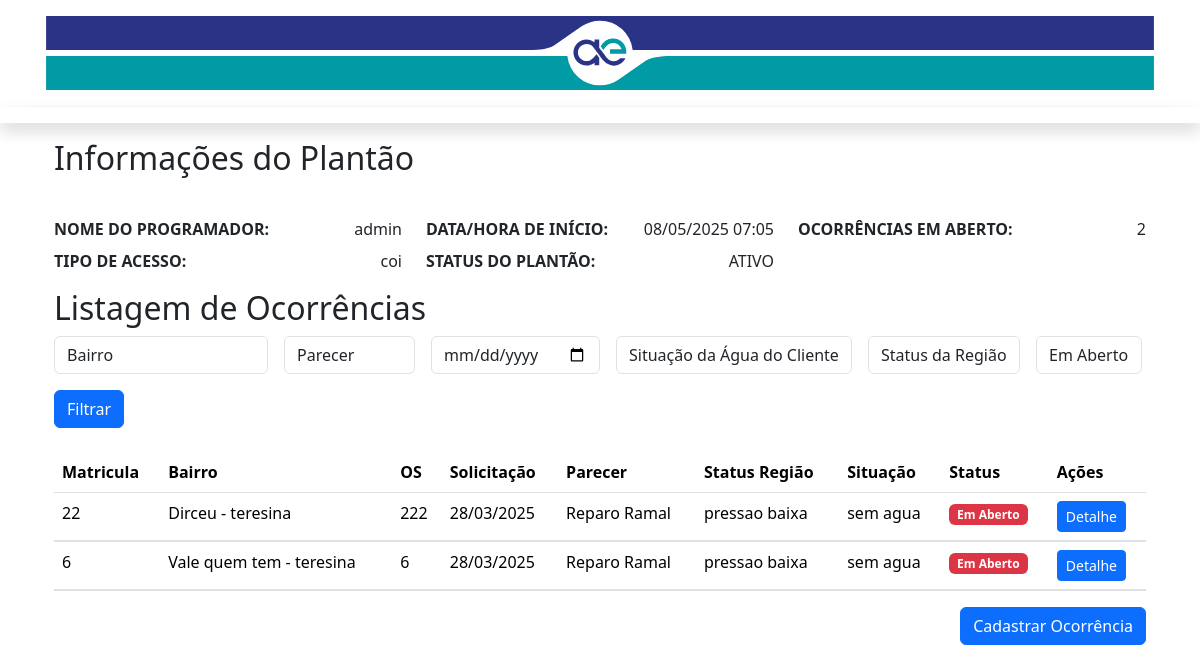
The app's page / (signed in), older data.
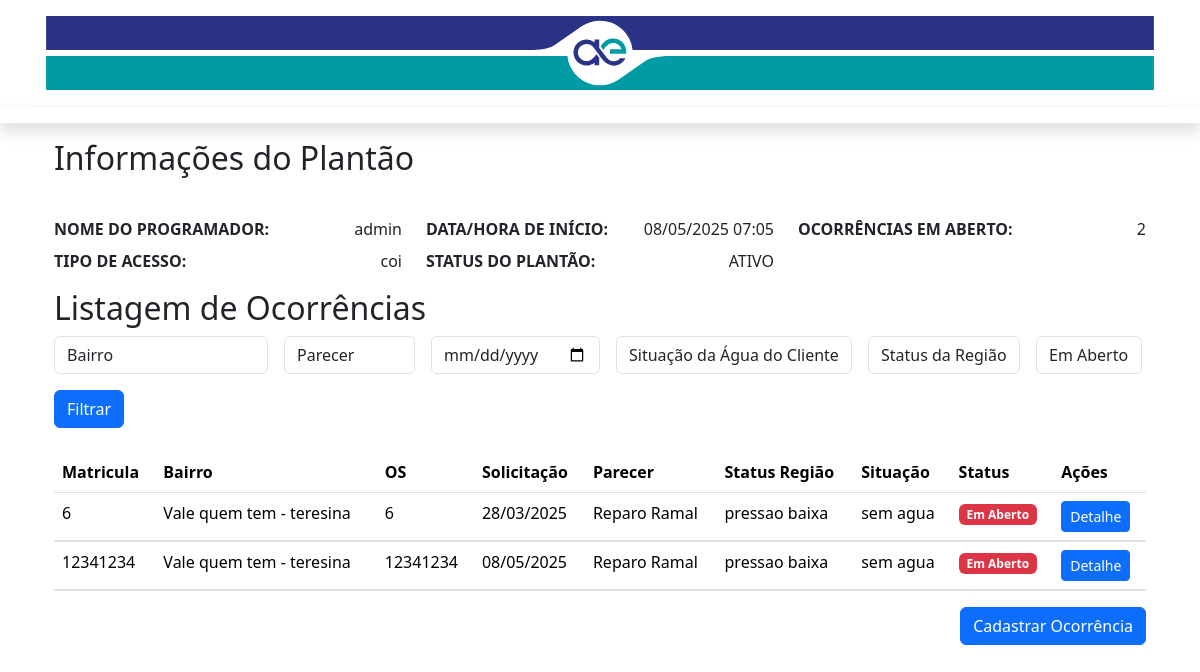
The same page, newer data.
### ocorrencia/models.py (models this page shows, shortened)
class Plantao(models.Model):
    class TurnoPlantao(models.TextChoices):
        DIURNO = 'DIURNO', 'Diurno'
        NOTURNO = 'NOTURNO', 'Noturno'
    usuario = models.ForeignKey(User, on_delete=models.CASCADE)
    inicio = models.DateTimeField(default=timezone.now)
    turno = models.CharField(max_length=10, choices=TurnoPlantao.choices)
    class Meta:
        verbose_name_plural = 'Plantões'
        verbose_name = 'Plantão'
    def __str__(self):
        return f"{self.usuario.username} - {self.inicio.strftime('%d/%m/%Y %H:%M') } - {self.turno}"

class Ocorrencia(models.Model):
    class StatusOcorrencia(models.TextChoices):
        EM_ABERTO = 'EM_ABERTO', 'Em Aberto'
        CONCLUIDA = 'CONCLUIDA', 'Concluida'
    ordem_de_servico = models.IntegerField('OS')
    matricula = models.IntegerField('Matricula')
    bairro = models.ForeignKey(Bairro, on_delete=models.CASCADE, related_name="ocorrencias")
    data_solicitacao = models.DateTimeField('Data da Solicitação')
    parecer = models.ForeignKey(Parecer, on_delete=models.SET_NULL, null=True, related_name="ocorrencias", verbose_name="Parecer")
    situacao_agua_cliente = models.ForeignKey(SituacaoAguaCliente, on_delete=models.SET_NULL,null=True, related_name="ocorrencias", verbose_name="Situação da Água do Cliente")
    status_regiao = models.ForeignKey(StatusRegiao, on_delete=models.SET_NULL, null=True, related_name="ocorrencias", verbose_name="Status da Região")
    plantonista = models.ForeignKey(User, on_delete=models.SET_NULL, null=True, related_name="ocorrencias", verbose_name="Plantonista")
    plantao = models.ForeignKey(Plantao, on_delete=models.SET_NULL, null=True, related_name="ocorrencias", verbose_name="Plantao")
    status = models.CharField(
        'Status',
        max_length=10,
        choices=StatusOcorrencia.choices,
        default=StatusOcorrencia.EM_ABERTO,
    )
    descricao = models.TextField('Descrição',blank=True, null=True)
    @property
    def em_aberto(self):
        return self.status == self.StatusOcorrencia.EM_ABERTO

class Bairro(models.Model):
    nome = models.CharField(max_length=100)
    unidade = models.ForeignKey(Unidade, on_delete=models.CASCADE, related_name="bairros")
    def __str__(self):
        return f"{self.nome} - {self.unidade.nome}"

class Unidade(models.Model):
    nome = models.CharField(max_length=100, unique=True)

class Parecer(models.Model):
    descricao = models.CharField(max_length=100)
    def __str__(self):
        return self.descricao

class StatusRegiao(models.Model):
    descricao = models.CharField(max_length=100)
    def __str__(self):
        return self.descricao

class SituacaoAguaCliente(models.Model):
    descricao = models.CharField(max_length=100)
    def __str__(self):
        return self.descricao

### ocorrencia/views.py (the view)
# urls.py: path('', lista_ocorrencia, name='lista_ocorrencia'),
@login_required
def lista_ocorrencia(request):
    agora = datetime.now().time()
    hoje = datetime.now().date()
    if time(6, 0) <= agora < time(18, 0):
        plantao = Plantao.objects.filter(inicio__date=hoje, turno=Plantao.TurnoPlantao.DIURNO).first()
    else:
        plantao = Plantao.objects.filter(inicio__date=hoje, turno=Plantao.TurnoPlantao.NOTURNO).first()
    print(plantao)
    if not plantao:
        messages.warning(request, f'Nenhum plantão iniciado, favor iniciar o plantão!')
        return redirect('iniciar_plantao')
    ocorrencias = Ocorrencia.objects.all()
    em_aberto = ocorrencias.filter(status=Ocorrencia.StatusOcorrencia.EM_ABERTO).count()
    form = OcorrenciaFilterForm(request.GET, initial={'status': Ocorrencia.StatusOcorrencia.EM_ABERTO})
    if request.GET.get('bairro'):
        ocorrencias = ocorrencias.filter(bairro=request.GET.get('bairro'))
    if request.GET.get('parecer'):
        ocorrencias = ocorrencias.filter(parecer=request.GET.get('parecer'))
    if request.GET.get('data_solicitacao'):
        ocorrencias = ocorrencias.filter(data_solicitacao=request.GET.get('data_solicitacao'))
    if request.GET.get('situacao_agua_cliente'):
        ocorrencias = ocorrencias.filter(situacao_agua_cliente=request.GET.get('situacao_agua_cliente'))
    if request.GET.get('status_regiao'):
        ocorrencias = ocorrencias.filter(status_regiao=request.GET.get('status_regiao'))
    if request.GET.get('status', Ocorrencia.StatusOcorrencia.EM_ABERTO):
        status = request.GET.get('status', Ocorrencia.StatusOcorrencia.EM_ABERTO)
        ocorrencias = ocorrencias.filter(status=status)
    context = {
        "ocorrencias": ocorrencias,
        "plantao": plantao,
        'form': form,
        'em_aberto': em_aberto,
        'ocorrencia_id': int(request.GET.get('ocorrencia_id', '0'))
    }
    return render(request, "ocorrencia/lista_ocorrencia.html", context)

### ocorrencia/templates/ocorrencia/lista_ocorrencia.html (shortened to what this page needs)
{% extends 'ocorrencia/modelo.html' %} {% load static %} {% load
crispy_forms_tags %} {% block conteudo %}
<div class="container mt-3">
  <div class="row mt-3">
    <div class="col">
      <h2 class="mb-4">Informações do Plantão</h2>
    </div>
  </div>
  <div class="row mt-3 mb-2">
    <div class="col-4">
      <div class="d-flex justify-content-between align-items-start mb-2">
        <span><strong>NOME DO PROGRAMADOR:</strong></span>
        <span>{{user.username}}</span>
      </div>
      <div class="d-flex justify-content-between align-items-start mb-2">
        <span><strong>TIPO DE ACESSO:</strong></span>
        <span>coi</span>
      </div>
    </div>
    <div class="col-4">
      <div class="d-flex justify-content-between align-items-start mb-2">
        <span><strong>DATA/HORA DE INÍCIO:</strong></span>
        <span>{{plantao.inicio|date:"d/m/Y h:i"|default:"" }}</span>
      </div>
      <div class="d-flex justify-content-between align-items-start mb-2">
        <span><strong>STATUS DO PLANTÃO:</strong></span>
        <span>ATIVO</span>
      </div>
    </div>
    <div class="col-4">
      <div class="d-flex justify-content-between align-items-start">
        <span><strong>OCORRÊNCIAS EM ABERTO:</strong></span>
        <span>{{em_aberto}}</span>
      </div>
    </div>
  </div>
  <div class="row mt-2">
    <div class="col">
      <h2>Listagem de Ocorrências</h2>
    </div>
  </div>
  <div class="row mb-4">
    <div class="col text-end">
      <form class="row row-cols-lg-auto g-3 align-items-center" action="">
        {% for field in form %}
        <div class="col-12">
          {{ field }}
        </div>
        {% endfor %}
        <div class="col-12">
          <button type="submit" class="btn btn-primary">Filtrar</button>
        </div>
      </form>
    </div>
  </div>
  <div class="row">
    <div class="col">
      <table class="table ">
        <thead>
          <tr>
            <th>Matricula</th>
            <th>Bairro</th>
            <th>OS</th>
            <th>Solicitação</th>
            <th>Parecer</th>
            <th>Status Região</th>
            <th>Situação</th>
            <th>Status</th>
            <th>Ações</th>
          </tr>
        </thead>
        <tbody>
          {% for ocorrencia in ocorrencias %}
          <tr
            class="accordion-toggle"
            data-bs-toggle="collapse"
            href="#view-occ-{{ocorrencia.pk}}"
            role="button"
            aria-expanded="false"
            aria-controls="collapseExample"
          >
            <td>{{ ocorrencia.matricula|default:"" }}</td>
            <td>{{ ocorrencia.bairro|default:"" }}</td>
            <td>{{ ocorrencia.ordem_de_servico|default:"Sem OS" }}</td>
            <td>{{ ocorrencia.data_solicitacao|date:"d/m/Y"|default:"" }}</td>
            <td>{{ ocorrencia.parecer|default:"" }}</td>
            <td>{{ ocorrencia.status_regiao|default:"" }}</td>
            <td>{{ ocorrencia.situacao_agua_cliente|default:"" }}</td>
            <td>
              {% if ocorrencia.em_aberto %}
              <span class="badge text-bg-danger">{{ ocorrencia.get_status_display|default:"" }}</span>
              {% else %}
              <span class="badge text-bg-success">{{ ocorrencia.get_status_display|default:"" }}</span>
              {% endif %}
            </td>
            <td>
              <div class="btn-group" role="group">
                <button type="button" class="btn btn-primary btn-sm">Detalhe</button>
              </div>
            </td>
          </tr>
          <tr>
            <td colspan="12" style="padding: 0 !important;">
            </td>
          </tr>
          {% empty %}
          <tr>
            <td colspan="10">Nenhuma ocorrência cadastrada.</td>
          </tr>
          {% endfor %}
        </tbody>
      </table>
    </div>
  </div>
  <div class="row mb-4">
    <div class="col text-end">
      <a href="{% url 'cadastrar_ocorrencia' %}" class="btn btn-primary"
        >Cadastrar Ocorrência</a
      >
    </div>
  </div>
</div>
{% endblock %}

### ocorrencia/templates/ocorrencia/modelo.html (shortened to what this page needs)
{% load static %}
<!doctype html>
<html lang="pt-br" class="h-100">
<head>
    <link href="https://cdn.jsdelivr.net/npm/bootstrap@5.3.3/dist/css/bootstrap.min.css" rel="stylesheet">
    <link href="{% static 'css/font-awesome.min.css' %}" rel="stylesheet">
    <link rel="stylesheet" type="text/css" href="https://cdn.datatables.net/v/bs4/dt-1.10.22/datatables.min.css" />
</head>
<body class="d-flex flex-column h-100">
        <div class="container-fluid bg-white">
            <div class="container border-bottom border-light p-3">
                <img src="{% static 'img/header_pres.svg' %}" alt=""class="img-fluid">
            </div>
        </div>
        <nav class="navbar navbar-expand-lg navbar-dark bg-ifpr font-115 shadow">
        </nav>
        <div class="container">
            {% block conteudo %}
            {% endblock %}
        </div>
</body>
</html>

Row changes from the older to the newer data that the page shows:
removed Ocorrencia: matricula "22", bairro "Dirceu - teresina", ordem_de_servico "222", data_solicitacao "28/03/2025", parecer "Reparo Ramal", status_regiao "pressao baixa", situacao_agua_cliente "sem agua", status "Em Aberto"
added Ocorrencia: matricula "12341234", bairro "Vale quem tem - teresina", ordem_de_servico "12341234", data_solicitacao "08/05/2025", parecer "Reparo Ramal", status_regiao "pressao baixa", situacao_agua_cliente "sem agua", status "Em Aberto"
